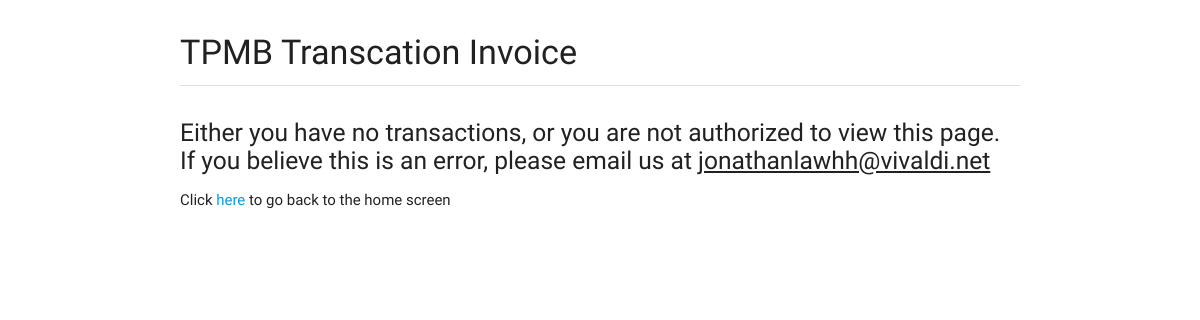
The app's page /transaction-slip.php?transID=-20180205053304 (signed in), older data.
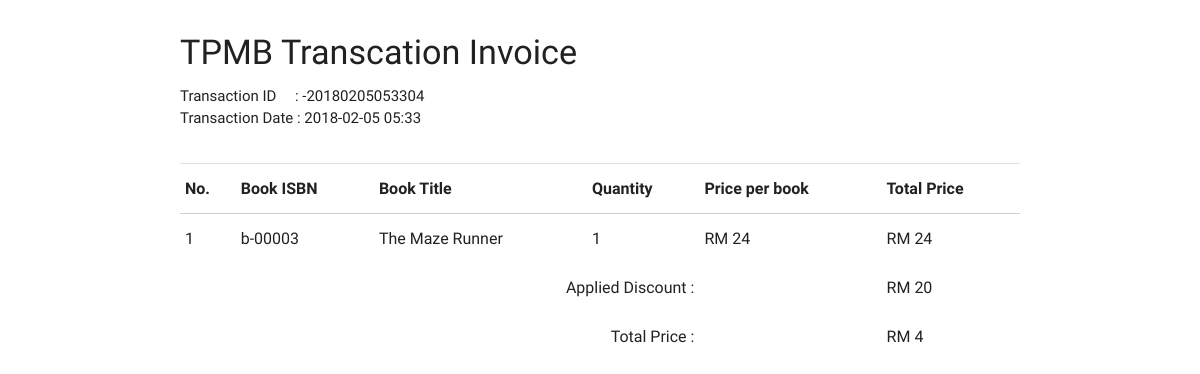
The same page, newer data.
### tables this page shows
CREATE TABLE `transaction` (
  `transactionID` varchar(255) NOT NULL,
  `transactionUser` varchar(255) NOT NULL,
  `transactionTotal` int(10) NOT NULL,
  `transactionPoint` int(10) NOT NULL,
  `transactionDiscount` int(5) NOT NULL DEFAULT '0',
  `transactionCard` int(11) NOT NULL,
  `transactionDate` varchar(50) NOT NULL
);

CREATE TABLE `book` (
  `bookISBN` varchar(255) NOT NULL,
  `bookname` varchar(255) NOT NULL,
  `bookcategory` varchar(30) NOT NULL,
  `bookauthor` varchar(255) NOT NULL,
  `bookdesc` longtext NOT NULL,
  `bookprice` int(6) NOT NULL,
  `bookpages` int(6) NOT NULL,
  `bookpublisher` varchar(255) NOT NULL,
  `bookdateadd` int(11) NOT NULL,
  `bookthumbnail` varchar(255) NOT NULL,
  `bookQty` int(6) NOT NULL DEFAULT '0'
);

CREATE TABLE `transactiondetail` (
  `index` int(11) NOT NULL,
  `transactionID` varchar(255) NOT NULL,
  `bookISBN` varchar(255) NOT NULL,
  `quantity` int(6) NOT NULL
);

### php/connect.php (called while the page is built, shortened)
<?php
function scanner($input,$url){
  if (preg_match('/[\'"^$&%*}{#~?><>|;]/', $input)){
     $fail = 1;
     echo "<script>window.location = '$url'; exit();</script>";
  } else {
    return $input;
  }
}
?>

### transaction-slip.php (the view, shortened to what this page needs)
<?php session_start();
include "php/connect.php";
$currentUser = $_SESSION['tpmb-user'];
$currentAction = scanner($_GET['transID'],"404.php");
$queryID = $currentUser . $currentAction;
$query = "SELECT * FROM transaction WHERE transactionUser = '$currentUser' AND transactionID = '$queryID'";
?>
<head>
	<link type="text/css" rel="stylesheet" href="css/materialize.min.css" media="screen,projection" />
	<link type="text/css" rel="stylesheet" href="css/tpmb.css" media="screen,projection" />
</head>
<body>
  <main class="container">
    <h4 class="left-align col s12 m6 offset-m3 margintop4">TPMB Transcation Invoice</h4>
		<?php
    $userTransactionArray=mysqli_query($conn,$query);
		if(mysqli_num_rows($userTransactionArray) > 0){
    while($userTransaction = mysqli_fetch_array($userTransactionArray)){ ?>
		<span>Transaction ID &nbsp;&nbsp;&nbsp;&nbsp;: <?php echo $currentAction; ?></span><br />
		<span>Transaction Date : <?php echo $userTransaction['transactionDate']; ?></span>
    <div class="divider margintop4"></div>
		<table class="responsive-table">
			<thead>
        <tr><th>No.</th><th>Book ISBN</th><th>Book Title</th><th>Quantity</th><th>Price per book</th><th>Total Price</th></tr>
      </thead>
      <tbody>
				<?php $ti = $userTransaction['transactionID'];
				$bookDetailArray=mysqli_query($conn,"SELECT td.bookISBN, td.quantity, b.bookname, b.bookprice FROM book as b, transactiondetail as td WHERE td.transactionID='$ti' AND b.bookISBN=td.bookISBN");
				$indexNum = 1;
				$totalPrice = 0;
				while($bookDetail = mysqli_fetch_array($bookDetailArray)){?>
				<tr>
					<td><?php echo $indexNum; ?></td>
					<td><?php echo $bookDetail['bookISBN']; ?></td>
					<td><?php echo $bookDetail['bookname']; ?></td>
					<td><?php echo $bookDetail['quantity']; ?></td>
					<td>RM <?php echo $bookDetail['bookprice']; ?></td>
					<td>RM <?php $totalPerBook = $bookDetail['quantity'] * $bookDetail['bookprice']; echo $totalPerBook; ?></td>
				</tr>
			<?php $indexNum++; $totalPrice += $totalPerBook;}
			if($userTransaction['transactionDiscount'] != 0){ ?>
				<tr><td colspan="4" class="right-align">Applied Discount : </td><td></td><td>RM <?php echo $userTransaction['transactionDiscount']; ?></td></tr>
			<?php $totalPrice-=$userTransaction['transactionDiscount']; }?>
			<tr><td colspan="4" class="right-align">Total Price : </td><td></td><td>RM <?php echo $totalPrice; ?></td></tr>
			</tbody>
		</table>
	<?php }} else { ?>
		<div class="divider"></div>
		<h5 class="margintop4">Either you have no transactions, or you are not authorized to view this page.<br />
		If you believe this is an error, please email us at <u>jonathanlawhh@vivaldi.net</u></h5>
		<p>Click <a href="index.php">here</a> to go back to the home screen</p>
	<?php } ?>
  </main>
</body>

Row changes from the older to the newer data that the page shows:
added transaction: transactionDate "2018-02-05 05:33", transactionDiscount "20", totalPrice "4"
now on this page (row edited): book: transactiondetail.bookISBN "b-00003", bookname "The Maze Runner", transactiondetail.quantity "1", bookprice "24"
Text that changed along with them:
text no longer shown: "Either you have no transactions, or you are not authorized to view this page. If you believe this is an error, please email us at jonathanlawhh@vivaldi.net Click here to go back to the home screen"
